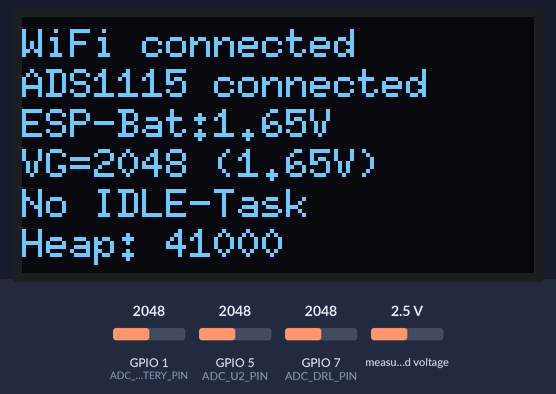
Bench run of a sketch on a simulated ESP32. On the bench: 128×64 one-colour display. Inputs (shaded band) come from the test bench; at power-on: GPIO 1 (ADC_BATTERY_PIN) = 2048, GPIO 5 (ADC_U2_PIN) = 2048, GPIO 7 (ADC_DRL_PIN) = 2048, measured voltage 2.5 V. WiFi joins after 1.5 s; servers stay silent unless stated; what the sketch prints to the serial monitor is not drawn.

Above: at 5.8 s.
5.9 s: GPIO 1 (ADC_BATTERY_PIN) set to 2866
At 10.1 s:
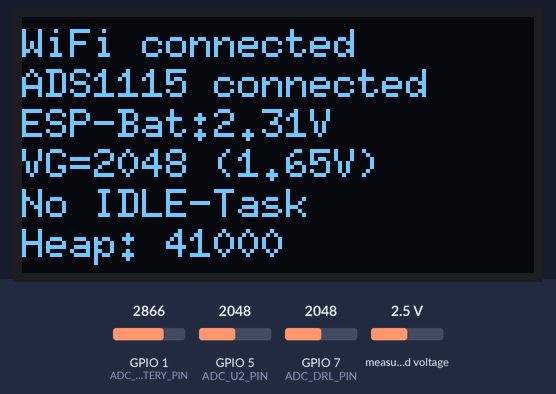
11.2 s: GPIO 5 (ADC_U2_PIN) set to 2866
At 15.1 s:
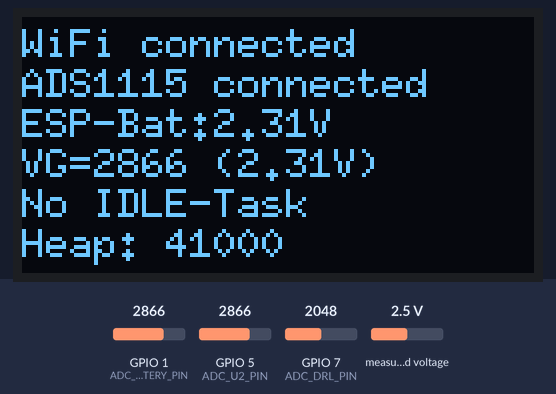
16.2 s: GPIO 1 (ADC_BATTERY_PIN) set to 3972
At 20.9 s:
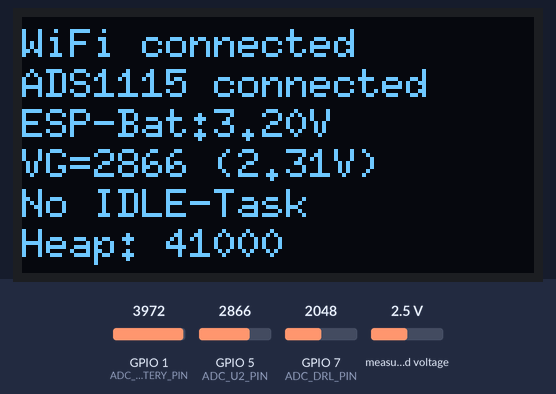
21.2 s: GPIO 5 (ADC_U2_PIN) set to 3972
At 26.0 s:
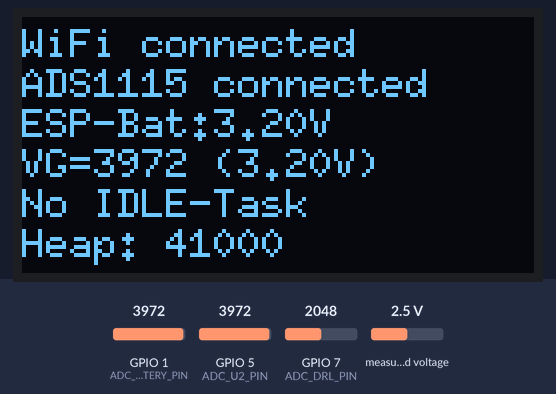
26.3 s: GPIO 1 (ADC_BATTERY_PIN) set to 1228
At 31.0 s:
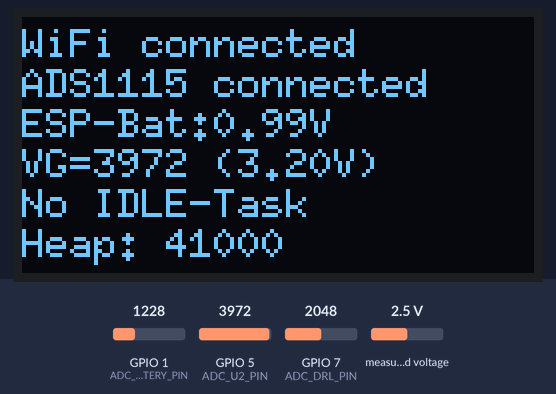
31.3 s: GPIO 5 (ADC_U2_PIN) set to 1228
At 35.9 s:
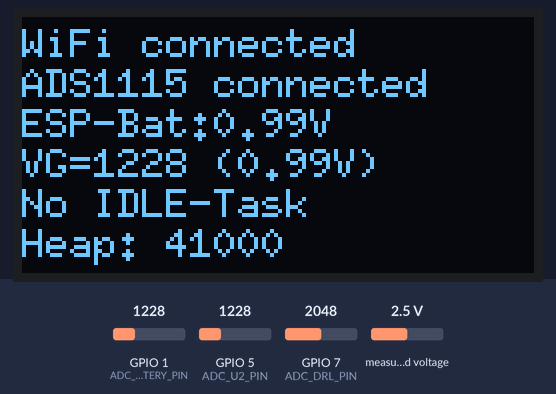
Timing chart, 0 to 37.3 s (numbered marks = the images above; inputs shaded):
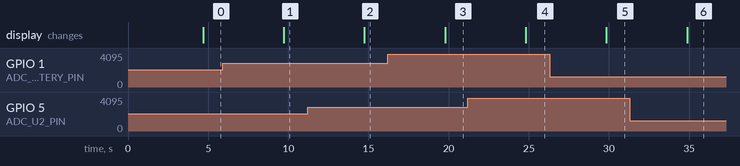

The sketch:

Heltec_Wifi_Kit_32_FBT_Perf_Stats_Task.ino
```cpp
#include <Arduino.h>
#include <Wire.h>
#include <U8g2lib.h>
#include <ADS1115_WE.h>
#include <WiFi.h>
#include <WiFiUdp.h>
#include "freertos/FreeRTOS.h"
#include "freertos/task.h"
#include "esp_heap_caps.h"

#define SDA_ADS 26
#define SCL_ADS 33
#define ADS_ADDRESS 0x48
#define ADS_FREQ 400000

TaskHandle_t displayTaskHandle;

TwoWire I2C_ads = TwoWire(1);
ADS1115_WE adc = ADS1115_WE(&I2C_ads, ADS_ADDRESS);

#define ADC_BATTERY_PIN 1
#define ADC_U2_PIN 5  // GPIO5 = ADC1_CH4
#define ADC_DRL_PIN 7  // GPIO7 = ADC1_CH6

const char* ssid = "Raspi-Wifi-2.4";
const char* password = "raspi01-wifi";
WiFiUDP Udp;
IPAddress unicastIP(10, 42, 0, 1);
constexpr uint16_t PORT = 8266;
U8G2_SSD1306_128X64_NONAME_F_HW_I2C u8g2(U8G2_R0, /* reset=*/ 21, /* clock=*/ 18, /* data=*/ 17);


hw_timer_t* timer = NULL;
portMUX_TYPE timerMux = portMUX_INITIALIZER_UNLOCKED;

#define faADC 200
#define packetSize 20

int packetCounter = 0;
char packetBuffer[64 * packetSize];
volatile bool readADC = false;  // Flag aus ISR

unsigned long lastBatteryCheck = 0;
const unsigned long batteryCheckInterval = 10000;

char runtimeStats[1024];
float core0Usage = -1;
float core1Usage = -1;

void IRAM_ATTR onTimer() {
  portENTER_CRITICAL_ISR(&timerMux);
  readADC = true;
  portEXIT_CRITICAL_ISR(&timerMux);
}

void setup() {
  Serial.begin(115200);
  I2C_ads.begin(SDA_ADS, SCL_ADS, ADS_FREQ);

  u8g2.begin();
  u8g2.clearBuffer();
  u8g2.setFont(u8g2_font_6x10_tf);
  u8g2.drawStr(0, 10, "Power on");
  u8g2.drawStr(0, 20, "Searching ...");
  u8g2.sendBuffer();

  WiFi.disconnect(true);
  delay(100);
  WiFi.mode(WIFI_STA);
  WiFi.begin(ssid, password);
  while (WiFi.waitForConnectResult() != WL_CONNECTED) {
    delay(500);
  }

  Serial.println("\nVerbunden mit: " + WiFi.SSID());
  u8g2.clearBuffer();
  u8g2.drawStr(0, 10, "WiFi connected");

  if (!adc.init()) {
    Serial.println("ADS1115 NICHT gefunden");
    u8g2.drawStr(0, 20, "ADS1115 NOT found");
  } else {
    Serial.println("ADS1115 verbunden");
    u8g2.drawStr(0, 20, "ADS1115 connected");
    adc.setVoltageRange_mV(ADS1115_RANGE_0256);
    adc.setCompareChannels(ADS1115_COMP_0_1);
    adc.setConvRate(ADS1115_250_SPS);
    adc.setMeasureMode(ADS1115_CONTINUOUS);
  }
  delay(3000);

  timer = timerBegin(1000000);
  timerAttachInterrupt(timer, &onTimer);
  timerAlarm(timer, 1000000 / faADC, true, 0);

  // Display-Task starten (nachdem alles initialisiert ist)
  xTaskCreatePinnedToCore(
    displayTask,
    "DisplayTask",
    4096,
    NULL,
    1,
    &displayTaskHandle,
    0  // Core 0
  );
}


void loop() {
  if (readADC) {
    portENTER_CRITICAL(&timerMux);
    readADC = false;
    portEXIT_CRITICAL(&timerMux);

    int adcValue = adc.getRawResult();
    int drlValue = analogRead(ADC_DRL_PIN);         // interner ESP32 ADC

    char mString1[32];
    char mString2[32];
    int timestamp = millis();
    sprintf(mString1, "FBT:%i,t:%lu\r\n", adcValue, timestamp);
    sprintf(mString2, "DRL:%i,t:%lu\r\n", drlValue, timestamp);

    strcat(packetBuffer, mString1);
    strcat(packetBuffer, mString2);
    packetCounter++;
    // UDP-Paket senden fuehrt zu einem erhoehten Leistungs- bzw. Strombedarf des ESP32
    // Daher kommen die beobachtbaren Pegelschwankungen auf der Versorgungsleitung
    if (packetCounter > packetSize - 1) {
      Udp.beginPacket(unicastIP, PORT);
      Udp.write((uint8_t*)packetBuffer, strlen(packetBuffer));
      Udp.endPacket();
      packetCounter = 0;
      packetBuffer[0] = '\0';
    }
  }
}

void displayTask(void* parameter) {
  for (;;) {
    int batValue = analogRead(ADC_BATTERY_PIN);
    int vgValue  = analogRead(ADC_U2_PIN);
    float voltage = (batValue / 4095.0) * 3.3;
    float vg_volt = (vgValue / 4095.0) * 3.3;

    // Core-Last messen
    vTaskGetRunTimeStats(runtimeStats);
    float idle0 = -1, idle1 = -1;
    char* line = strtok(runtimeStats, "\n");
    while (line != nullptr) {
      if (strstr(line, "IDLE0")) sscanf(line, "IDLE0 %*u %f", &idle0);
      else if (strstr(line, "IDLE1")) sscanf(line, "IDLE1 %*u %f", &idle1);
      line = strtok(nullptr, "\n");
    }

    char voltageStr[16], vgStr[24], coreStr[24], memStr[24];
    snprintf(voltageStr, sizeof(voltageStr), "ESP-Bat:%.2fV", voltage);
    snprintf(vgStr, sizeof(vgStr), "VG=%d (%.2fV)", vgValue, vg_volt);
    if (idle0 >= 0 && idle1 >= 0) {
      core0Usage = 100.0 - idle0;
      core1Usage = 100.0 - idle1;
      snprintf(coreStr, sizeof(coreStr), "C0:%.1f%%|C1:%.1f%%", core0Usage, core1Usage);
    } else {
      snprintf(coreStr, sizeof(coreStr), "No IDLE-Task");
    }

    snprintf(memStr, sizeof(memStr), "Heap: %lu", ESP.getFreeHeap());

    // OLED aktualisieren
    u8g2.clearBuffer();
    u8g2.drawStr(0, 10, "WiFi connected");
    u8g2.drawStr(0, 20, "ADS1115 connected");
    u8g2.drawStr(0, 30, voltageStr);
    u8g2.drawStr(0, 40, vgStr);
    u8g2.drawStr(0, 50, coreStr);
    u8g2.drawStr(0, 60, memStr);
    u8g2.sendBuffer();

    vTaskDelay(pdMS_TO_TICKS(5000));  // alle 2 Sekunden aktualisieren
  }
}
```

Measured:
- after the input at 5.9 s, the display: changes after 3.8 s (image 1)
- after the input at 11.2 s, the display: changes after 3.5 s (image 2)
- after the input at 16.2 s, the display: changes after 3.6 s (image 3)
- after the input at 21.2 s, the display: changes after 3.6 s (image 4)
- after the input at 26.3 s, the display: changes after 3.5 s (image 5)
- after the input at 31.3 s, the display: changes after 3.6 s (image 6)
